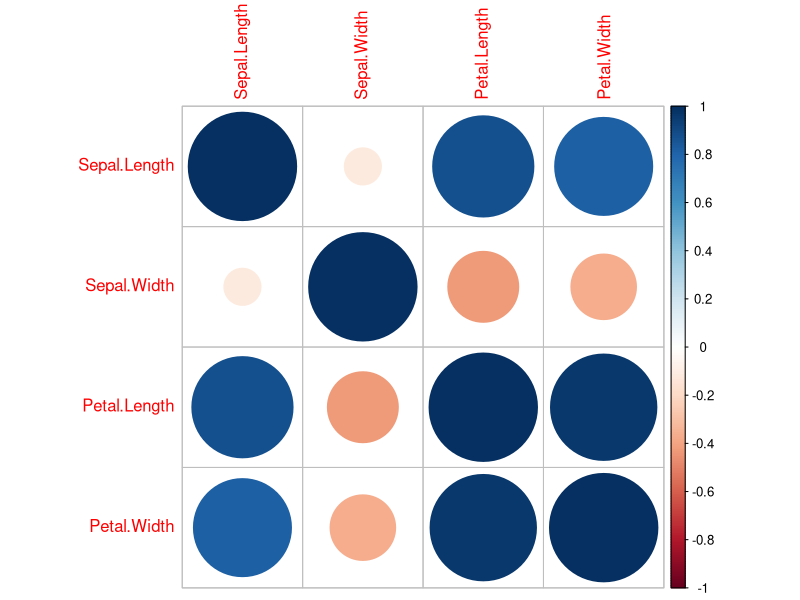
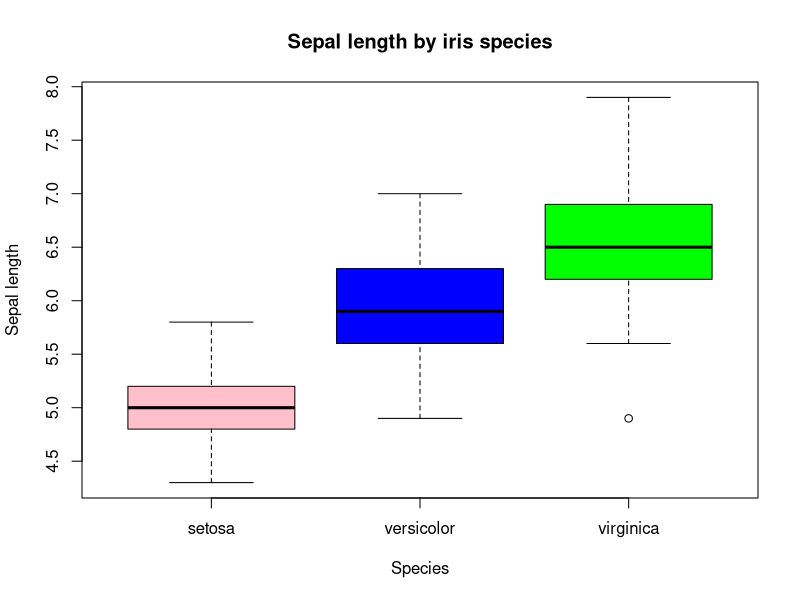

Write R code to recreate these figures, in order.
install.packages("corrplot")
library(corrplot)
data(iris)
iris_numeric=iris[, 1:4]
corm=cor(iris_numeric)
print(corm)
corrplot(corm,method="circle")
head(iris)
ar=aov(Sepal.Length~Species,data=iris)
summary(ar)
boxplot(Sepal.Length~Species,data=iris,main="Sepal length by iris species",col=c("pink","blue","green"),xlab="Species",ylab="Sepal length")
